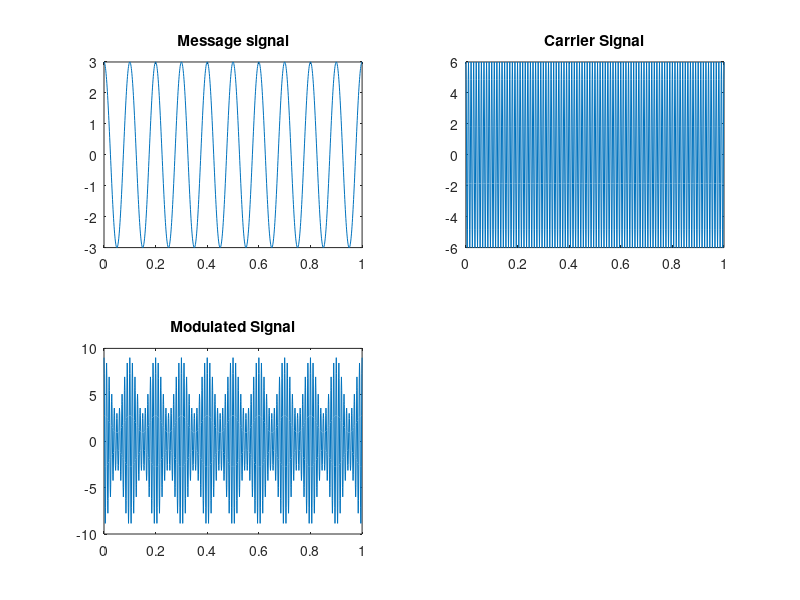

MATLAB code to generate this figure:
Am = 3;
Ac = 6;
fm = 10;
fc = 100;
u = Am/Ac;
t = 0:0.001:1;
message = Am * cos(2 * pi * fm * t);
subplot(2, 2, 1);
plot(t, message);
title("Message signal");
x = 0:0.001:1;
carrier = Ac * cos(2 * pi * fc * t);
subplot(2, 2, 2);
plot(x, carrier);
title("Carrier Signal");
y = 0:0.001:1;
subplot(2, 2, 3);
Am = Ac .* (1 + u * (cos(2 * pi * fm * t))) .* cos(2 * pi * fc * t);
plot(t, Am);
title("Modulated Signal");